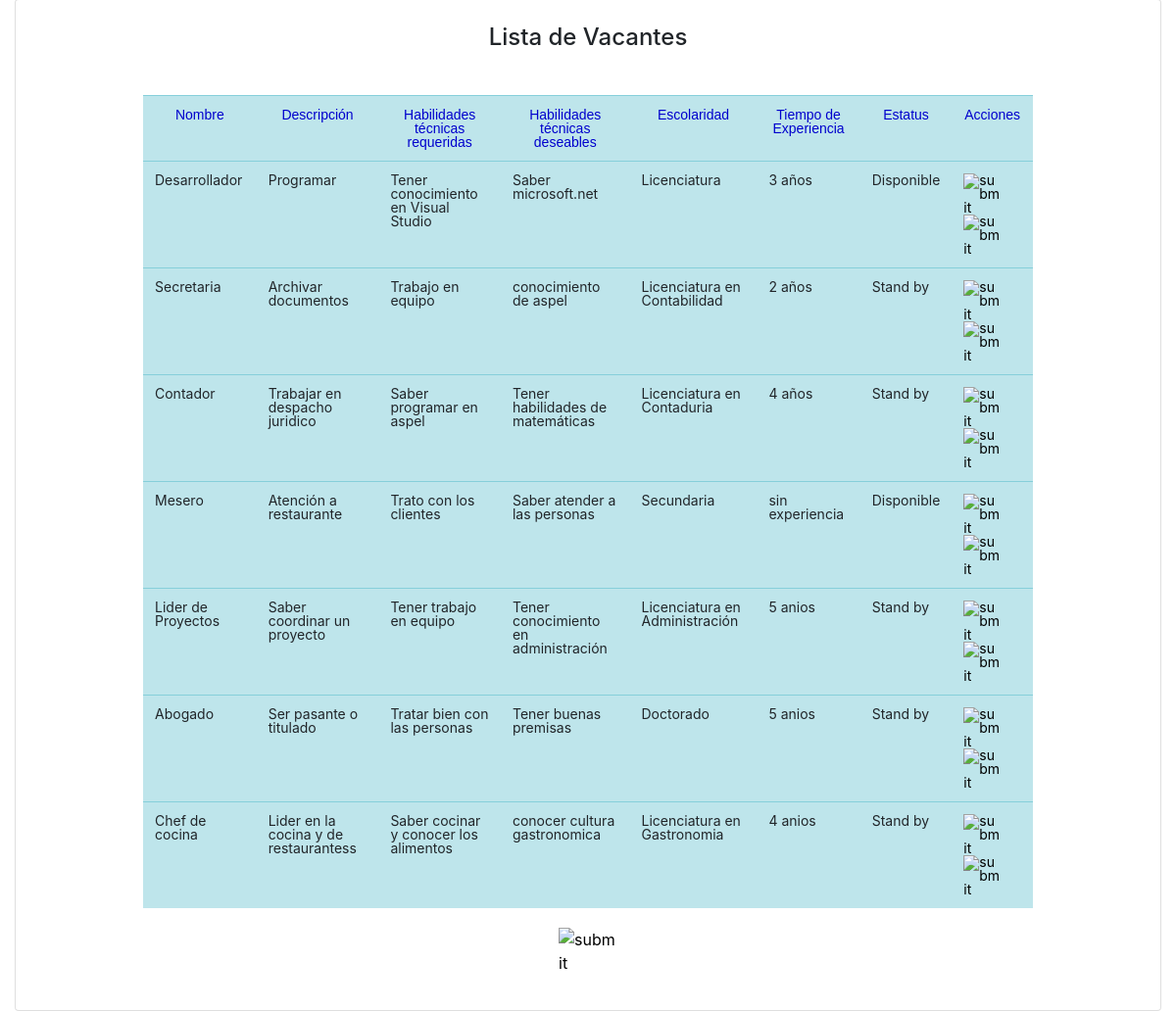
Before: /Vacantes/index.php (lower part) with the older database file.
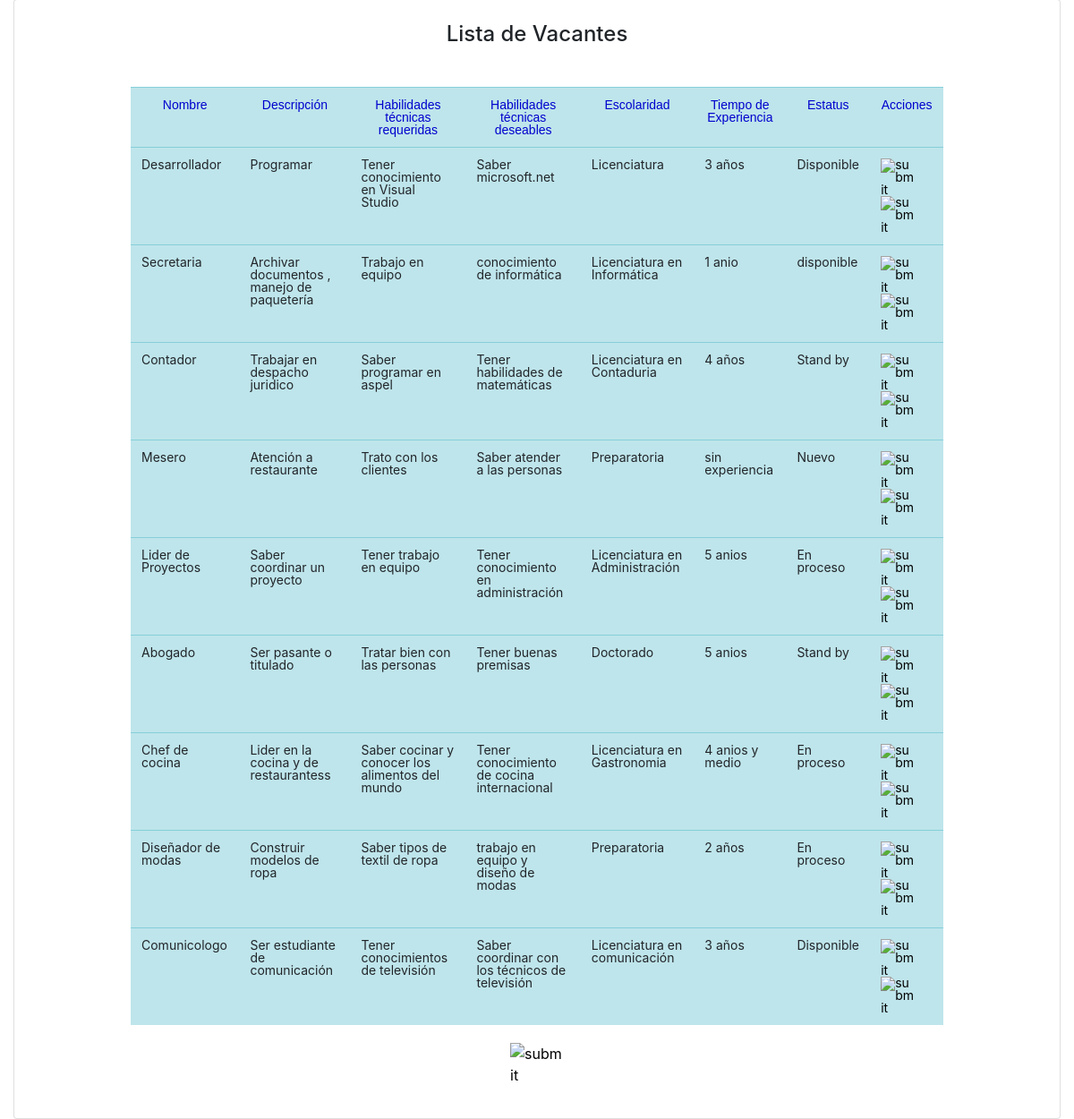
After: the same page with the newer database file.
### tables this page shows
CREATE TABLE "vacante" (
	"id"	INTEGER,
	"nombrevac"	TEXT,
	"descripcion" TEXT,
	"habtecreq"	TEXT,
	"habtecdes"	TEXT,
	"escolaridad" TEXT,
	"experiencia" TEXT,
	"estatus" TEXT,
	PRIMARY KEY("id" AUTOINCREMENT)
);

### Vacantes/index.php (the view, shortened to what this page needs)
<?php
include '../conn.php';
$query = "SELECT * FROM vacante";
$result = $db->query($query);
?>
<!DOCTYPE html>
<html>
<head>
<link  rel="stylesheet" href="../css/vacante.css">
<link rel="stylesheet" href="../css/styles1.css">
<link rel="stylesheet" href="../css/materialdesignicons.min.css">
<link rel="stylesheet" href="../css/dataTables.bootstrap4.css">
<link rel="stylesheet" href="../css/principal.bundle.base.css">
<link rel="stylesheet" href="https://cdn.jsdelivr.net/npm/bootstrap-icons@1.8.2/font/bootstrap-icons.css">
<link rel="stylesheet" href="https://cdn.jsdelivr.net/npm/bootstrap@4.6.1/dist/css/bootstrap.min.css">
</head>
<body>
<div class="container-scroller">
         <div class="col-lg-12 stretch-card">
              <div class="card">
                <div class="card-body">
                  <h4 class="tit_vacante" align="center">Lista de Vacantes</h4>
                  <div class="table-responsive pt-3">
                  <div style=" margin: 20px 100px;">
            <table class="table" id ="resultado">
            <tr class="table-info" id="texto">
                <td scope="col">Nombre</td>
                <td scope="col">Descripción</td>
				<td scope="col">Habilidades técnicas requeridas</td>
				<td scope="col">Habilidades técnicas deseables</td>
				<td scope="col">Escolaridad</td>
				<td scope="col">Tiempo de Experiencia</td>
				<td scope="col">Estatus</td>
                <td scope="col">Acciones</td>
                </tr>
            <?php while($row = $result->fetchArray()) {?>
            <tr class="table-info" id="load-table">
                <td scope="col"><?php echo $row['nombrevac'];?></td>
                <td scope="col"><?php echo $row['descripcion'];?></td>
				<td scope="col"><?php echo $row['habtecreq'];?></td>
                <td scope="col"><?php echo $row['habtecdes'];?></td>
				<td scope="col"><?php echo $row['escolaridad'];?></td>
				<td scope="col"><?php echo $row['experiencia'];?></td>
                <td scope="col"><?php echo $row['estatus'];?></td>
                <td>
                    <a id='btnActualizar' href="ActualizarVacante.php?id=<?php echo $row['id'];?>">
                    <input type="image" src="https://cdn-icons-png.flaticon.com/512/61/61444.png?w=360" name="submit" width="40" height="40" alt="submit"data-toggle="modal" data-target="#actvac"/></a>
                    <a  id='btnEliminar' onclick="EliminarVacante();" class='delete-btn' href="EliminarVacante.php?id=<?php echo $row['id'];?>"  confirm('Desea eliminar esta vacante');">
                    <input type="image" src="https://cdn.icon-icons.com/icons2/1919/PNG/512/biggarbagebin_121980.png"name="submit" width="40" height="40" alt="submit"data-toggle="modal" data-target="#eliminavac"/></a>
                    </td>
            </tr>
            <?php } ?>
        </table>
    </div>
    <div class="d-flex justify-content-center">
    <a  href="AgregarVacante.php" ><input type="image" src="https://cdn-icons-png.flaticon.com/512/5219/5219822.png" name="submit" width="60" height="60" alt="submit"data-toggle="modal" data-target="#agregavac"/></a>
    </div>
    </div>
              </div>
         </div>
</body>
</html>

Changed rows visible on the page:
changed vacante "Secretaria": descripcion "Archivar documentos" → "Archivar documentos , manejo de paquetería"; habtecdes "conocimiento de aspel" → "conocimiento de informática"; escolaridad "Licenciatura en Contabilidad" → "Licenciatura en Informática"; experiencia "2 años" → "1 anio"; estatus "Stand by" → "disponible"
changed vacante "Mesero": escolaridad "Secundaria" → "Preparatoria"; estatus "Disponible" → "Nuevo"
changed vacante "Lider de Proyectos": estatus "Stand by" → "En proceso"
changed vacante "Chef de cocina": habtecreq "Saber cocinar y conocer los alimentos" → "Saber cocinar y conocer los alimentos del mundo"; habtecdes "conocer cultura gastronomica" → "Tener conocimiento de cocina internacional"; experiencia "4 anios" → "4 anios y medio"; estatus "Stand by" → "En proceso"
added vacante: nombrevac "Diseñador de modas", descripcion "Construir modelos de ropa", habtecreq "Saber tipos de textil de ropa", habtecdes "trabajo en equipo y diseño de modas", escolaridad "Preparatoria", experiencia "2 años", estatus "En proceso"
added vacante: nombrevac "Comunicologo", descripcion "Ser estudiante de comunicación", habtecreq "Tener conocimientos de televisión", habtecdes "Saber coordinar con los técnicos de televisión", escolaridad "Licenciatura en comunicación", experiencia "3 años", estatus "Disponible"
